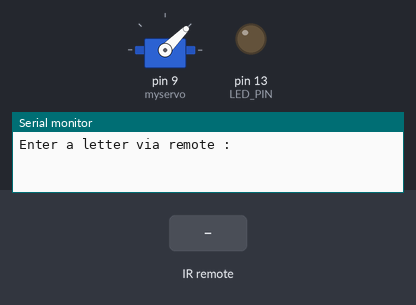
Bench run of a sketch on a simulated Arduino Uno, built with avr-gcc and run on an emulated ATmega328P. On the bench: servo, output pins drawn as LEDs (lit = HIGH), the last lines printed to the serial monitor. The test bench sets the inputs (shaded band).

Above: at 1.2 s.
1.3 s: infrared code 0xBA45FF00 received
At 3.1 s:
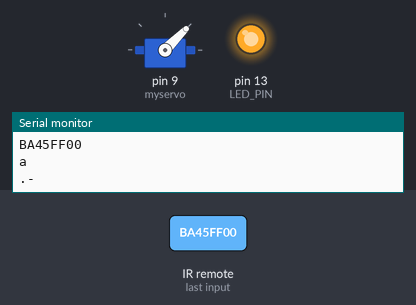
4.3 s: infrared code 0xBC43FF00 received
At 6.8 s:
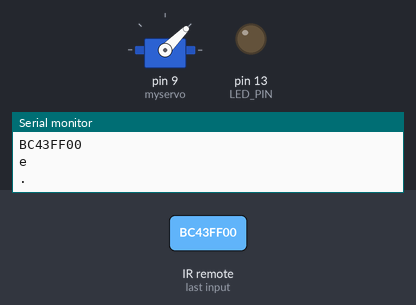
7.3 s: infrared code 0xE916FF00 received
At 10.36 s:
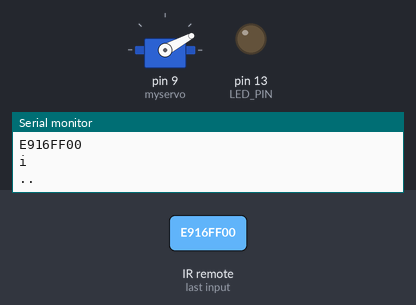
Timing chart, 0 to 12.2 s (numbered marks = the images above; inputs shaded):
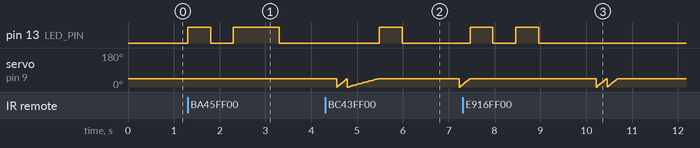

Measured:
- after the input at 1.3 s, pin 13 (LED_PIN): LOW → HIGH at once, → LOW 0.50 s later, → HIGH 0.50 s later, → LOW 1.0 s later
- after the input at 4.3 s, pin 13 (LED_PIN): LOW → HIGH after 1.2 s, → LOW 0.50 s later
- after the input at 7.3 s, pin 13 (LED_PIN): alternates HIGH for 0.50 s and LOW for 0.50 s, 4 changes in all, then stays LOW, starting after 0.16 s
- by itself, servo on pin 9 (myservo): ramps from 0° to 45° and jumps back, once every 0.24 s

The sketch:

morse_code_remote.ino
```cpp
#include <IRremote.hpp>
#include <Arduino.h>
#include <Servo.h>

//Initalize servo functions
Servo myservo;  // create servo object to control a servo
int pos = 0;    // variable to read the value from the analog pin
int rest_position = 45;

//Initalize remote controller functions
#define IR_RECEIVE_PIN 7

//Initalize led functions
#define LED_PIN 13

// Initialize global values
String morse_letter;

// Function prototypes
void dot();
void dash();

void translate_to_morse(char letter, String &morse_letter);

void morse_led(const String &morse_letter);
void morse_servo(const String &morse_letter);

void servo_down();
void servo_dot();
void servo_dash();

void setup()
{

  pinMode(LED_PIN, OUTPUT);

  myservo.attach(9);
  myservo.write(rest_position);

  Serial.begin(9600);

  IrReceiver.begin(IR_RECEIVE_PIN, ENABLE_LED_FEEDBACK); // Start the receiver
  Serial.println("Enter a letter via remote : ");
}

void loop() {

  if (IrReceiver.decode()) {
     Serial.println(IrReceiver.decodedIRData.decodedRawData, HEX); // Print "old" raw data
      // USE NEW 3.x FUNCTIONS

     //IrReceiver.printIRResultShort(&Serial); // Print complete received data in one line
     //IrReceiver.printIRSendUsage(&Serial);   // Print the statement required to send this data
    char letter;
    switch(IrReceiver.decodedIRData.decodedRawData){

      case 0xBA45FF00: Serial.println("a"); letter = 'a'; break;
      case 0xB847FF00: Serial.println("b"); letter = 'b'; break;
      case 0xBB44FF00: Serial.println("c"); letter = 'c';break;
      case 0xBF40FF00: Serial.println("d"); letter = 'd';break;
      case 0xBC43FF00: Serial.println("e"); letter = 'e';break ;
      case 0xF807FF00: Serial.println("f"); letter = 'f';break ;
      case 0xEA15FF00: Serial.println("g"); letter = 'g';break ;
      case 0xF609FF00: Serial.println("h"); letter = 'h';break ;
      case 0xE916FF00: Serial.println("i"); letter = 'i';break ;
      case 0xE619FF00: Serial.println("j"); letter = 'j';break ;
      case 0xF20DFF00: Serial.println("k"); letter = 'k';break ;
      case 0xF30CFF00: Serial.println("l"); letter = 'l';break ;
      case 0xE718FF00: Serial.println("m"); letter = 'm';break ;
      case 0xA15EFF00: Serial.println("n"); letter = 'n';break ;
      case 0xF708FF00: Serial.println("o"); letter = 'o';break ;
      case 0xE31CFF00: Serial.println("p"); letter = 'p';break ;
      case 0xA55AFF00: Serial.println("q"); letter = 'q';break ;
      case 0xBD42FF00: Serial.println("r"); letter = 'r';break ;
      case 0xAD52FF00: Serial.println("s"); letter = 's';break ;
      case 0xB54AFF00: Serial.println("t"); letter = 't';break ; }

     translate_to_morse(letter, morse_letter);
     Serial.println(morse_letter);
     morse_led(morse_letter);
     morse_servo(morse_letter);

     IrReceiver.resume(); // Enable receiving of the next value
  }
}

void translate_to_morse(char letter, String &morse_letter){
    switch (letter) {
      case 'a': morse_letter = ".-"; break;
      case 'b': morse_letter = "-..."; break;
      case 'c': morse_letter = "-.-."; break;
      case 'd': morse_letter = "-.."; break;
      case 'e': morse_letter = "."; break;
      case 'f': morse_letter = "..-."; break;
      case 'g': morse_letter = "--."; break;
      case 'h': morse_letter = "...."; break;
      case 'i': morse_letter = ".."; break;
      case 'j': morse_letter = ".---"; break;
      case 'k': morse_letter = "-.-"; break;
      case 'l': morse_letter = ".-.."; break;
      case 'm': morse_letter = "--"; break;
      case 'n': morse_letter = "-."; break;
      case 'o': morse_letter = "---"; break;
      case 'p': morse_letter = ".--."; break;
      case 'q': morse_letter = "--.-"; break;
      case 'r': morse_letter = ".-.";
      case 's': morse_letter = "..."; break;
      case 't': morse_letter = "-"; break;
      case 'u': morse_letter = "..-"; break;
      case 'v': morse_letter = "...-"; break;
      case 'w': morse_letter = ".--"; break;
      case 'x': morse_letter = "-..-"; break;
      case 'y': morse_letter = "-.--"; break;
      case 'z': morse_letter = "--.."; break;
      default: morse_letter = " (not a letter)"; break;
    }
}

void morse_servo(const String &morse_letter){
    for (int i = 0; i < morse_letter.length(); i++) {
      if (morse_letter[i] == '.') {
        servo_dot();
        servo_down();

      } else if (morse_letter[i] == '-') {
        servo_dash();
        servo_down();
      }
  }
}

void servo_down(){
    myservo.write(rest_position);
}

void servo_dot(){
    for (pos = 0; pos <= 45; pos += 1) { // goes from 0 to 45 degrees
    myservo.write(pos);
    delay(5);
  }
}

void servo_dash(){
    for (pos = 0; pos <= 45; pos += 1) { // goes from 0 to 45 degrees
    myservo.write(pos);
    delay(15);
  }
}

void morse_led(const String &morse_letter) {
    for (int i = 0; i < morse_letter.length(); i++) {
      if (morse_letter[i] == '.') {
        dot();

      } else if (morse_letter[i] == '-') {
        dash();
      }
  }
  delay(750);
}

void dot() {
  digitalWrite(LED_PIN, HIGH);
  delay(500); // A dot is 1 unit
  digitalWrite(LED_PIN, LOW);
  delay(500);
}

void dash() {
  digitalWrite(LED_PIN, HIGH);
  delay(1000); // A dash is 3 units
  digitalWrite(LED_PIN, LOW);
  delay(500);
}
```
